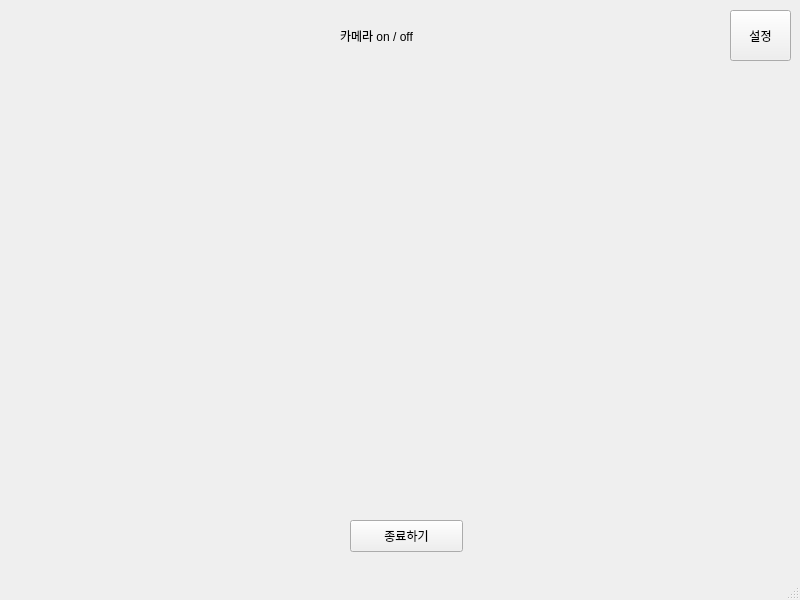
<?xml version="1.0" encoding="UTF-8"?>
<ui version="4.0">
 <class>ExecWindow</class>
 <widget class="QMainWindow" name="ExecWindow">
  <property name="geometry">
   <rect>
    <x>0</x>
    <y>0</y>
    <width>800</width>
    <height>600</height>
   </rect>
  </property>
  <property name="windowTitle">
   <string>토끼와 거북이</string>
  </property>
  <widget class="QWidget" name="centralwidget">
   <widget class="QLabel" name="label">
    <property name="geometry">
     <rect>
      <x>340</x>
      <y>20</y>
      <width>101</width>
      <height>31</height>
     </rect>
    </property>
    <property name="text">
     <string>카메라 on / off</string>
    </property>
   </widget>
   <widget class="QPushButton" name="btn_status">
    <property name="geometry">
     <rect>
      <x>350</x>
      <y>520</y>
      <width>113</width>
      <height>32</height>
     </rect>
    </property>
    <property name="text">
     <string>종료하기</string>
    </property>
   </widget>
   <widget class="QLabel" name="label_webcam">
    <property name="geometry">
     <rect>
      <x>80</x>
      <y>70</y>
      <width>641</width>
      <height>421</height>
     </rect>
    </property>
    <property name="text">
     <string/>
    </property>
   </widget>
   <widget class="QPushButton" name="btn_setting">
    <property name="geometry">
     <rect>
      <x>730</x>
      <y>10</y>
      <width>61</width>
      <height>51</height>
     </rect>
    </property>
    <property name="text">
     <string>설정</string>
    </property>
   </widget>
  </widget>
  <widget class="QStatusBar" name="statusbar"/>
 </widget>
 <resources/>
 <connections/>
</ui>
